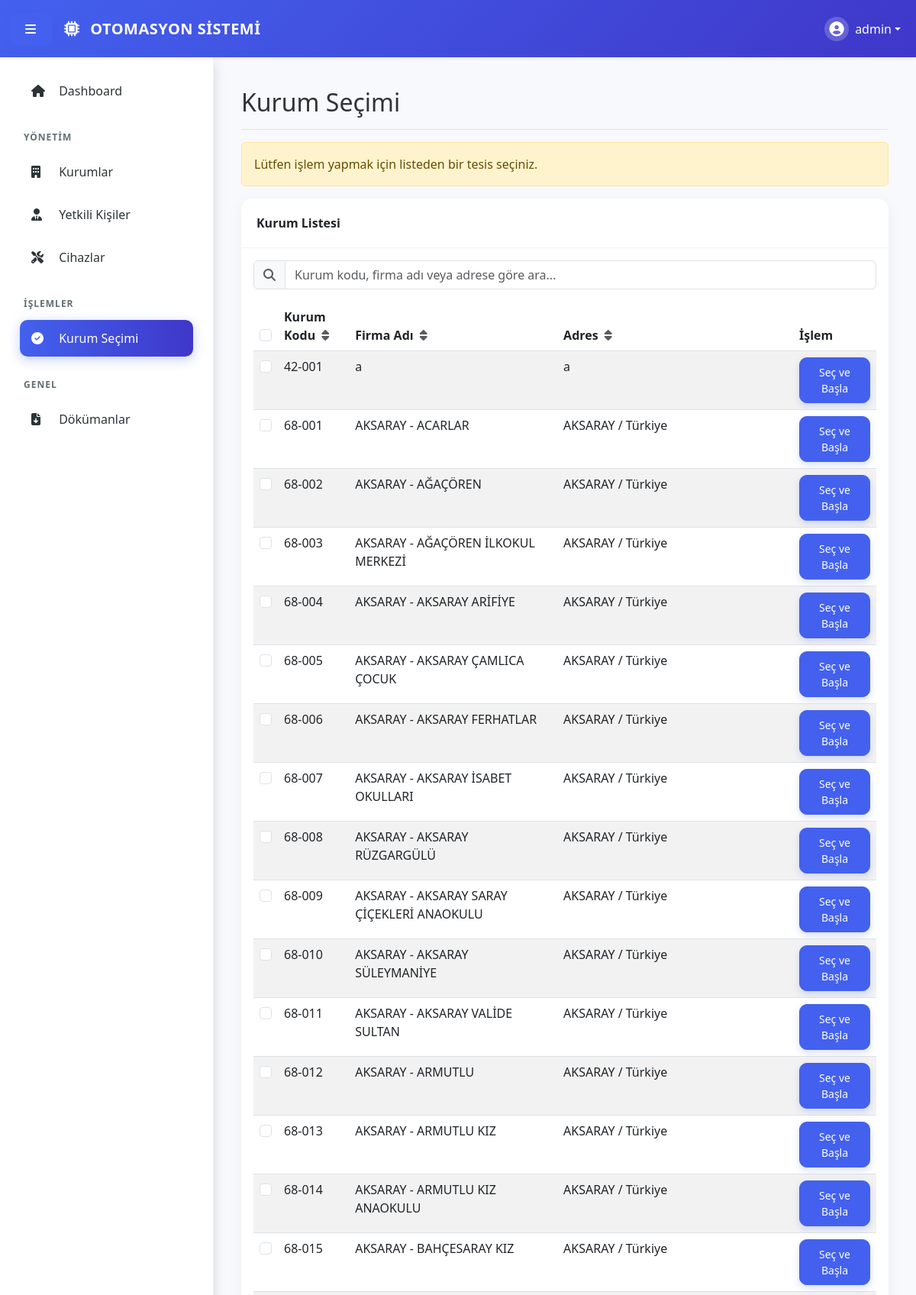
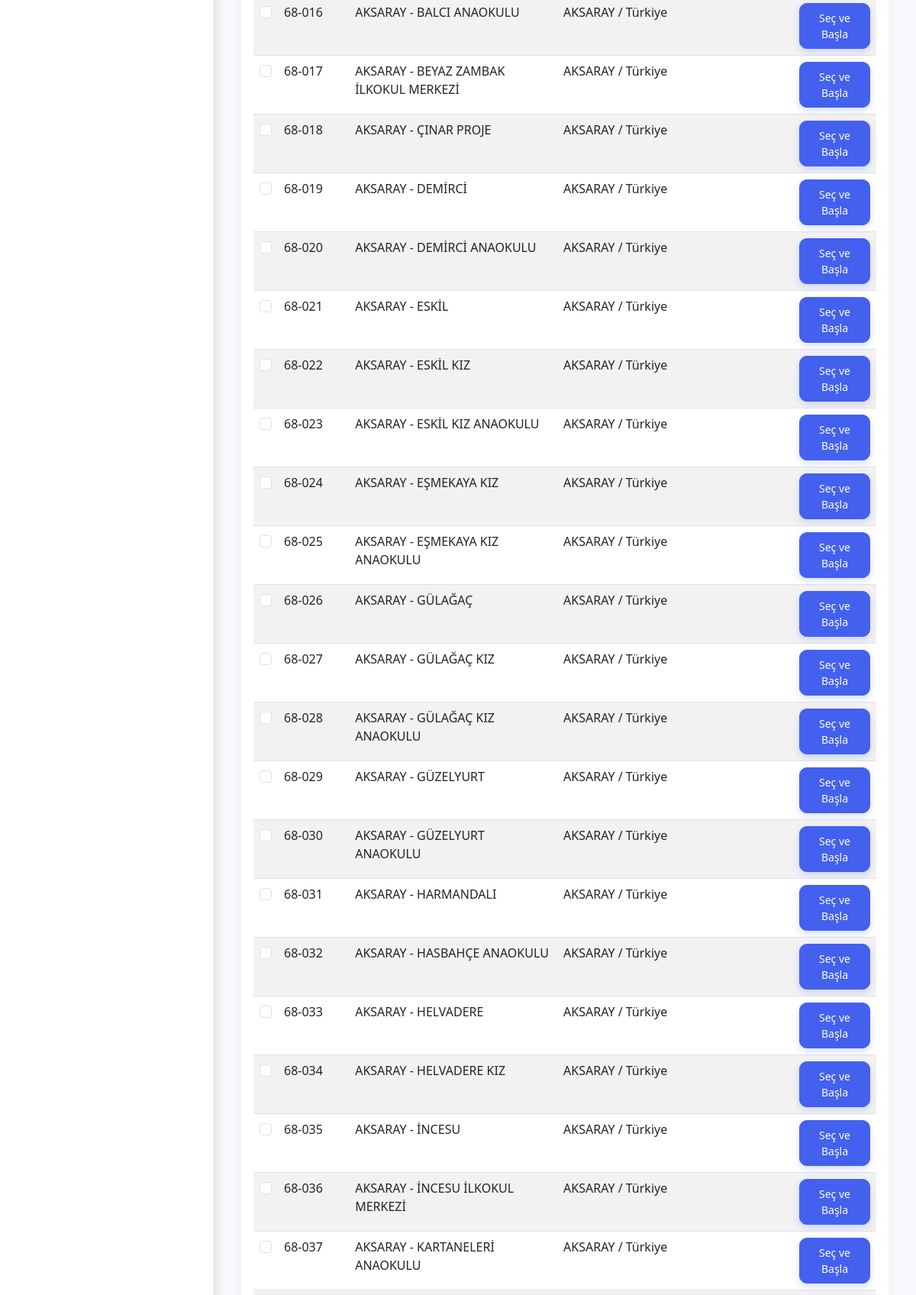
Page /pages/tesis_secimi.php (signed in, upper part) on the committed database (2 pictures, top to bottom).
### tables this page shows
CREATE TABLE `institutions` (
  `id` int(11) NOT NULL AUTO_INCREMENT,
  `user_id` int(11) NOT NULL,
  `firma_adi` varchar(255) NOT NULL,
  `adresi` text DEFAULT NULL,
  `sgk_sicil_no` varchar(50) DEFAULT NULL,
  `il_kodu` varchar(2) DEFAULT '01',
  `kurum_kodu` varchar(3) DEFAULT NULL,
  `isg_katip_id` varchar(100) DEFAULT NULL,
  `report_date` date DEFAULT NULL,
  `start_date` datetime DEFAULT NULL,
  `end_date` datetime DEFAULT NULL,
  `next_control_date` date DEFAULT NULL,
  `created_at` timestamp NOT NULL DEFAULT current_timestamp(),
  `contract_pdf` varchar(255) DEFAULT NULL,
  PRIMARY KEY (`id`),
  KEY `user_id` (`user_id`),
  CONSTRAINT `institutions_ibfk_1` FOREIGN KEY (`user_id`) REFERENCES `users` (`id`) ON DELETE CASCADE
);

### htdocs/pages/tesis_secimi.php (the view, shortened to what this page needs)
<?php
require_once '../includes/db.php';
include '../includes/header.php';
?>
<div class="d-flex justify-content-between flex-wrap flex-md-nowrap align-items-center pt-3 pb-2 mb-3 border-bottom">
    <h1 class="h2">Kurum Seçimi</h1>
</div>
<div class="row">
    <div class="col-md-12">
        <?php if (isset($_SESSION['active_institution_id'])): ?>
            <div class="alert alert-success">
                <strong>Aktif Seçim:</strong>
                <?php echo htmlspecialchars($_SESSION['active_institution_name']); ?> üzerinde çalışıyorsunuz.
                <a href="?action=logout_institution" class="btn btn-sm btn-danger ms-3">Oturumu Kapat</a>
            </div>
        <?php else: ?>
            <div class="alert alert-warning">
                Lütfen işlem yapmak için listeden bir tesis seçiniz.
            </div>
        <?php endif; ?>
        <form id="bulkDeleteForm" method="POST" action="">
            <div class="card">
                <div class="card-header d-flex justify-content-between align-items-center">
                    <span>Kurum Listesi</span>
                </div>
                <div class="card-body">
                    <div class="mb-3">
                        <div class="input-group">
                            <span class="input-group-text bg-light"><i class="fas fa-search text-muted"></i></span>
                            <input type="text" id="searchInput" class="form-control" placeholder="Kurum kodu, firma adı veya adrese göre ara...">
                        </div>
                    </div>
                    <div class="table-responsive">
                        <table class="table table-striped table-hover">
                            <thead>
                                <tr>
                                    <th style="width: 3%;"><input type="checkbox" class="form-check-input" id="selectAll"></th>
                                    <th class="sortable" data-column="kurum_kodu" style="cursor: pointer; user-select: none;">Kurum Kodu <i class="fas fa-sort text-muted ms-1"></i></th>
                                    <th class="sortable" data-column="firma_adi" style="cursor: pointer; user-select: none;">Firma Adı <i class="fas fa-sort text-muted ms-1"></i></th>
                                    <th class="sortable" data-column="adresi" style="cursor: pointer; user-select: none;">Adres <i class="fas fa-sort text-muted ms-1"></i></th>
                                    <th>İşlem</th>
                                </tr>
                            </thead>
                            <tbody>
                                <?php
                                $active_id = $_SESSION['active_institution_id'] ?? 0;
                                $stmt = $pdo->prepare("SELECT * FROM institutions WHERE user_id = ? ORDER BY (id = ?) DESC, firma_adi ASC");
                                $stmt->execute([$_SESSION['user_id'], $active_id]);
                                while ($row = $stmt->fetch()):
                                    $isActive = (isset($_SESSION['active_institution_id']) && $_SESSION['active_institution_id'] == $row['id']);
                                    ?>
                                    <tr class="<?php echo $isActive ? 'table-success' : ''; ?>">
                                        <td>
                                            <input type="checkbox" class="form-check-input institution-checkbox" name="selected_institutions[]" value="<?php echo $row['id']; ?>">
                                        </td>
                                        <td>
                                            <?php echo $row['il_kodu'] . '-' . $row['kurum_kodu']; ?>
                                        </td>
                                        <td>
                                            <?php echo htmlspecialchars($row['firma_adi']); ?>
                                        </td>
                                        <td>
                                            <?php echo htmlspecialchars($row['adresi']); ?>
                                        </td>
                                        <td>
                                            <?php if ($isActive): ?>
                                                <span class="badge bg-success">Seçili</span>
                                            <?php else: ?>
                                                <a href="?select=<?php echo $row['id']; ?>" class="btn btn-sm btn-primary">Seç ve
                                                    Başla</a>
                                            <?php endif; ?>
                                        </td>
                                    </tr>
                                <?php endwhile; ?>
                            </tbody>
                        </table>
                    </div>
                </div>
            </div>
        </form>
    </div>
</div>
<?php include '../includes/footer.php'; ?>

### htdocs/assets/css/style.css (style rules this page uses)
:root { --primary-color: #4361ee; --secondary-color: #3f37c9; --bg-light: #f8f9fc; --sidebar-bg: #ffffff; --text-main: #2d3436; --text-muted: #636e72; --nav-height: 75px; --sidebar-width: 280px; }
body { font-family: 'Segoe UI', Roboto, Helvetica, Arial, sans-serif; background-color: var(--bg-light); color: var(--text-main); overflow-x: hidden; }
body.logged-in { padding-top: var(--nav-height); }
.card { border: none; border-radius: 15px; box-shadow: 0 5px 20px rgba(0, 0, 0, 0.05); transition: transform 0.3s; }
.card-header { background-color: transparent; border-bottom: 1px solid rgba(0, 0, 0, 0.05); padding: 1.25rem; font-weight: 600; }
.btn-primary { background-color: var(--primary-color); border-color: var(--primary-color); border-radius: 10px; padding: 8px 20px; font-weight: 500; box-shadow: 0 4px 10px rgba(67, 97, 238, 0.2); }

### rows in the picture
institutions: il_kodu "42", kurum_kodu "001", firma_adi "a", adresi "a"
institutions: il_kodu "68", kurum_kodu "001", firma_adi "AKSARAY - ACARLAR", adresi "AKSARAY / Türkiye"
institutions: il_kodu "68", kurum_kodu "002", firma_adi "AKSARAY - AĞAÇÖREN", adresi "AKSARAY / Türkiye"
institutions: il_kodu "68", kurum_kodu "003", firma_adi "AKSARAY - AĞAÇÖREN İLKOKUL MERKEZİ", adresi "AKSARAY / Türkiye"
institutions: il_kodu "68", kurum_kodu "004", firma_adi "AKSARAY - AKSARAY ARİFİYE", adresi "AKSARAY / Türkiye"
institutions: il_kodu "68", kurum_kodu "005", firma_adi "AKSARAY - AKSARAY ÇAMLICA ÇOCUK", adresi "AKSARAY / Türkiye"
institutions: il_kodu "68", kurum_kodu "006", firma_adi "AKSARAY - AKSARAY FERHATLAR", adresi "AKSARAY / Türkiye"
institutions: il_kodu "68", kurum_kodu "007", firma_adi "AKSARAY - AKSARAY İSABET OKULLARI", adresi "AKSARAY / Türkiye"
institutions: il_kodu "68", kurum_kodu "008", firma_adi "AKSARAY - AKSARAY RÜZGARGÜLÜ", adresi "AKSARAY / Türkiye"
institutions: il_kodu "68", kurum_kodu "009", firma_adi "AKSARAY - AKSARAY SARAY ÇİÇEKLERİ ANAOKULU", adresi "AKSARAY / Türkiye"
institutions: il_kodu "68", kurum_kodu "010", firma_adi "AKSARAY - AKSARAY SÜLEYMANİYE", adresi "AKSARAY / Türkiye"
institutions: il_kodu "68", kurum_kodu "011", firma_adi "AKSARAY - AKSARAY VALİDE SULTAN", adresi "AKSARAY / Türkiye"
institutions: il_kodu "68", kurum_kodu "012", firma_adi "AKSARAY - ARMUTLU", adresi "AKSARAY / Türkiye"
institutions: il_kodu "68", kurum_kodu "013", firma_adi "AKSARAY - ARMUTLU KIZ", adresi "AKSARAY / Türkiye"
institutions: il_kodu "68", kurum_kodu "014", firma_adi "AKSARAY - ARMUTLU KIZ ANAOKULU", adresi "AKSARAY / Türkiye"
institutions: il_kodu "68", kurum_kodu "015", firma_adi "AKSARAY - BAHÇESARAY KIZ", adresi "AKSARAY / Türkiye"
institutions: il_kodu "68", kurum_kodu "016", firma_adi "AKSARAY - BALCI ANAOKULU", adresi "AKSARAY / Türkiye"
institutions: il_kodu "68", kurum_kodu "017", firma_adi "AKSARAY - BEYAZ ZAMBAK İLKOKUL MERKEZİ", adresi "AKSARAY / Türkiye"
institutions: il_kodu "68", kurum_kodu "018", firma_adi "AKSARAY - ÇINAR PROJE", adresi "AKSARAY / Türkiye"
institutions: il_kodu "68", kurum_kodu "019", firma_adi "AKSARAY - DEMİRCİ", adresi "AKSARAY / Türkiye"
institutions: il_kodu "68", kurum_kodu "020", firma_adi "AKSARAY - DEMİRCİ ANAOKULU", adresi "AKSARAY / Türkiye"
institutions: il_kodu "68", kurum_kodu "021", firma_adi "AKSARAY - ESKİL", adresi "AKSARAY / Türkiye"
institutions: il_kodu "68", kurum_kodu "022", firma_adi "AKSARAY - ESKİL KIZ", adresi "AKSARAY / Türkiye"
institutions: il_kodu "68", kurum_kodu "023", firma_adi "AKSARAY - ESKİL KIZ ANAOKULU", adresi "AKSARAY / Türkiye"
institutions: il_kodu "68", kurum_kodu "024", firma_adi "AKSARAY - EŞMEKAYA KIZ", adresi "AKSARAY / Türkiye"
institutions: il_kodu "68", kurum_kodu "025", firma_adi "AKSARAY - EŞMEKAYA KIZ ANAOKULU", adresi "AKSARAY / Türkiye"
institutions: il_kodu "68", kurum_kodu "026", firma_adi "AKSARAY - GÜLAĞAÇ", adresi "AKSARAY / Türkiye"
institutions: il_kodu "68", kurum_kodu "027", firma_adi "AKSARAY - GÜLAĞAÇ KIZ", adresi "AKSARAY / Türkiye"
institutions: il_kodu "68", kurum_kodu "028", firma_adi "AKSARAY - GÜLAĞAÇ KIZ ANAOKULU", adresi "AKSARAY / Türkiye"
institutions: il_kodu "68", kurum_kodu "029", firma_adi "AKSARAY - GÜZELYURT", adresi "AKSARAY / Türkiye"
institutions: il_kodu "68", kurum_kodu "030", firma_adi "AKSARAY - GÜZELYURT ANAOKULU", adresi "AKSARAY / Türkiye"
institutions: il_kodu "68", kurum_kodu "031", firma_adi "AKSARAY - HARMANDALI", adresi "AKSARAY / Türkiye"
institutions: il_kodu "68", kurum_kodu "032", firma_adi "AKSARAY - HASBAHÇE ANAOKULU", adresi "AKSARAY / Türkiye"
institutions: il_kodu "68", kurum_kodu "033", firma_adi "AKSARAY - HELVADERE", adresi "AKSARAY / Türkiye"
institutions: il_kodu "68", kurum_kodu "034", firma_adi "AKSARAY - HELVADERE KIZ", adresi "AKSARAY / Türkiye"
institutions: il_kodu "68", kurum_kodu "035", firma_adi "AKSARAY - İNCESU", adresi "AKSARAY / Türkiye"
institutions: il_kodu "68", kurum_kodu "036", firma_adi "AKSARAY - İNCESU İLKOKUL MERKEZİ", adresi "AKSARAY / Türkiye"
institutions: il_kodu "68", kurum_kodu "037", firma_adi "AKSARAY - KARTANELERİ ANAOKULU", adresi "AKSARAY / Türkiye"

### other values in the picture
$_SESSION['username'] "admin"
